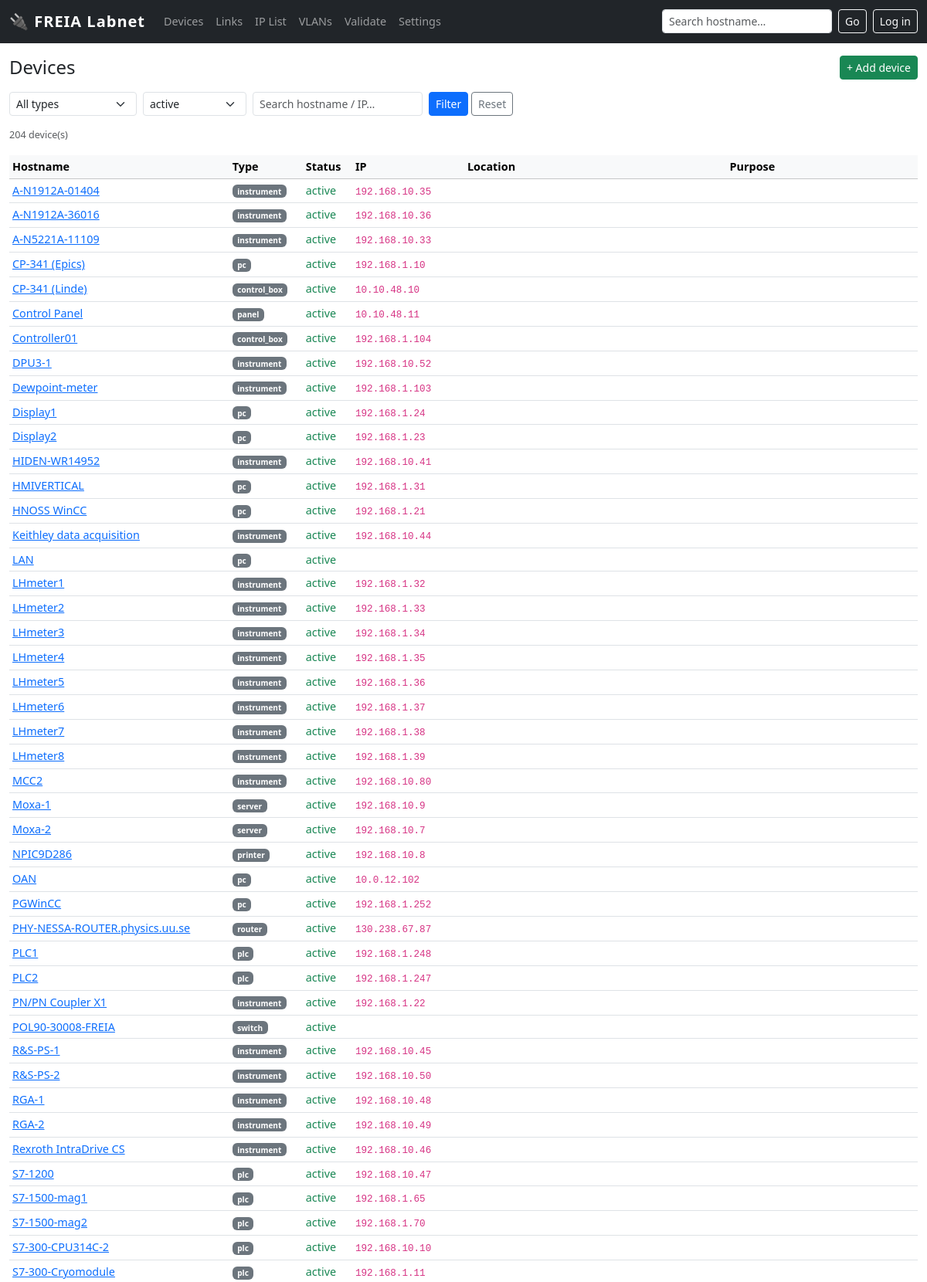
/devices (upper part), run on the app's committed database.
### tables this page shows
CREATE TABLE "device" (
    id INTEGER PRIMARY KEY,
    hostname TEXT UNIQUE,
    kind TEXT NOT NULL,
    vendor_model TEXT,
    os TEXT,
    serial TEXT,
    location_id INTEGER REFERENCES location(id),
    owner TEXT,
    purpose TEXT,
    status TEXT NOT NULL DEFAULT 'active' CHECK(status IN (
        'active','spare','loan','disconnected','retired','planned'
    )),
    notes TEXT,
    vm_host_id INTEGER REFERENCES device(id)
);

### app.py (the view)
@app.route('/devices')
def devices():
    kind   = request.args.get('kind', '')
    status = request.args.get('status', 'active')
    q      = request.args.get('q', '').strip()
    sql = """
        SELECT d.id, d.hostname, d.kind, d.status, d.purpose,
               l.name as location,
               (SELECT i.ip FROM iface i WHERE i.device_id=d.id AND i.ip IS NOT NULL AND i.ip != ''
                ORDER BY i.kind='nic' DESC, i.id LIMIT 1) as ip
        FROM device d LEFT JOIN location l ON l.id = d.location_id
        WHERE 1=1
    """
    args = []
    if kind:
        sql += " AND d.kind = ?"; args.append(kind)
    if status:
        sql += " AND d.status = ?"; args.append(status)
    if q:
        sql += """ AND (d.hostname LIKE ? OR d.purpose LIKE ? OR d.notes LIKE ?
                       OR EXISTS (SELECT 1 FROM iface WHERE device_id=d.id AND ip LIKE ?)
                       OR EXISTS (SELECT 1 FROM iface WHERE device_id=d.id AND mac LIKE ?))"""
        args += [f'%{q}%', f'%{q}%', f'%{q}%', f'%{q}%', f'%{q}%']
    sql += " ORDER BY d.hostname"
    devs = query(sql, args)
    return render_template('devices.html', devices=devs,
        kinds=device_kinds(), statuses=device_statuses(),
        sel_kind=kind, sel_status=status, q=q)

### app.py (called while the page is built)
@app.before_request
def _require_login_for_writes():
    if not _AUTH_HASH:
        return                            # no password set → open (dev mode)
    if request.endpoint in ('login', 'logout', 'static'):
        return
    if request.method == 'POST' and not current_user.is_authenticated:
        flash('Please log in to make changes.', 'warning')
        return redirect(url_for('login'))

def get_enum(category):
    try:
        rows = query("SELECT value FROM enum_value WHERE category=? ORDER BY value", (category,))
        return [r['value'] for r in rows]
    except Exception:
        return []

def device_kinds():    return get_enum('device_kind')

def device_statuses(): return get_enum('device_status')

def get_db():
    db = getattr(g, '_database', None)
    if db is None:
        db = g._database = sqlite3.connect(LABNET_PATH)
        db.row_factory = sqlite3.Row
        db.execute('PRAGMA foreign_keys = ON')
    return db

def query(sql, args=(), one=False):
    cur = get_db().execute(sql, args)
    rv = cur.fetchall()
    return (rv[0] if rv else None) if one else rv

### templates/devices.html (shortened to what this page needs)
{% extends "base.html" %}
{% block content %}
<div class="d-flex justify-content-between align-items-center mb-3">
  <h4 class="mb-0">Devices</h4>
  <button class="btn btn-sm btn-success" type="button"
          data-bs-toggle="collapse" data-bs-target="#add-device-form">
    + Add device
  </button>
</div>
<form class="row g-2 mb-3" method="get">
  <div class="col-auto">
    <select name="kind" class="form-select form-select-sm">
      <option value="">All types</option>
    </select>
  </div>
  <div class="col-auto">
    <select name="status" class="form-select form-select-sm">
      {% for s in statuses %}
      <option value="{{ s }}" {% if s == sel_status %}selected{% endif %}>{{ s }}</option>
      {% endfor %}
    </select>
  </div>
  <div class="col-auto">
    <input type="text" name="q" class="form-control form-control-sm"
           placeholder="Search hostname / IP…" value="{{ q }}">
  </div>
  <div class="col-auto">
    <button class="btn btn-sm btn-primary" type="submit">Filter</button>
    <a href="/devices" class="btn btn-sm btn-outline-secondary">Reset</a>
  </div>
</form>
<p class="text-muted small">{{ devices|length }} device(s)</p>
<table class="table table-sm table-hover">
  <thead class="table-light">
    <tr>
      <th>Hostname</th><th>Type</th><th>Status</th><th>IP</th><th>Location</th><th>Purpose</th>
    </tr>
  </thead>
  <tbody>
    {% for d in devices %}
    <tr>
      <td><a href="/device/{{ d['id'] }}">{{ d['hostname'] }}</a></td>
      <td><span class="badge bg-secondary kind-badge">{{ d['kind'] }}</span></td>
      <td>
        {% if d['status'] == 'active' %}<span class="text-success">active</span>
        {% elif d['status'] == 'retired' %}<span class="text-muted">retired</span>
        {% elif d['status'] == 'disconnected' %}<span class="text-warning">disconnected</span>
        {% else %}{{ d['status'] }}{% endif %}
      </td>
      <td>{% if d['ip'] %}<code class="small">{{ d['ip'] }}</code>{% endif %}</td>
      <td>{{ d['location'] or '' }}</td>
      <td class="text-muted">{{ d['purpose'] or '' }}</td>
    </tr>
    {% else %}
    <tr><td colspan="6" class="text-center text-muted">No devices found</td></tr>
    {% endfor %}
  </tbody>
</table>
{% endblock %}

### templates/base.html (style rules this page uses)
body { font-size: .9rem; }
.kind-badge { font-size: .7em; vertical-align: middle; }

### data on the page
device: hostname "A-N1912A-01404", kind "instrument", status "active", ip "192.168.10.35"
device: hostname "A-N1912A-36016", kind "instrument", status "active", ip "192.168.10.36"
device: hostname "A-N5221A-11109", kind "instrument", status "active", ip "192.168.10.33"
device: hostname "CP-341 (Epics)", kind "pc", status "active", ip "192.168.1.10"
device: hostname "CP-341 (Linde)", kind "control_box", status "active", ip "10.10.48.10"
device: hostname "Control Panel", kind "panel", status "active", ip "10.10.48.11"
device: hostname "Controller01", kind "control_box", status "active", ip "192.168.1.104"
device: hostname "DPU3-1", kind "instrument", status "active", ip "192.168.10.52"
device: hostname "Dewpoint-meter", kind "instrument", status "active", ip "192.168.1.103"
device: hostname "Display1", kind "pc", status "active", ip "192.168.1.24"
device: hostname "Display2", kind "pc", status "active", ip "192.168.1.23"
device: hostname "HIDEN-WR14952", kind "instrument", status "active", ip "192.168.10.41"
device: hostname "HMIVERTICAL", kind "pc", status "active", ip "192.168.1.31"
device: hostname "HNOSS WinCC", kind "pc", status "active", ip "192.168.1.21"
device: hostname "Keithley data acquisition", kind "instrument", status "active", ip "192.168.10.44"
device: hostname "LAN", kind "pc", status "active"
device: hostname "LHmeter1", kind "instrument", status "active", ip "192.168.1.32"
device: hostname "LHmeter2", kind "instrument", status "active", ip "192.168.1.33"
device: hostname "LHmeter3", kind "instrument", status "active", ip "192.168.1.34"
device: hostname "LHmeter4", kind "instrument", status "active", ip "192.168.1.35"
device: hostname "LHmeter5", kind "instrument", status "active", ip "192.168.1.36"
device: hostname "LHmeter6", kind "instrument", status "active", ip "192.168.1.37"
device: hostname "LHmeter7", kind "instrument", status "active", ip "192.168.1.38"
device: hostname "LHmeter8", kind "instrument", status "active", ip "192.168.1.39"
device: hostname "MCC2", kind "instrument", status "active", ip "192.168.10.80"
device: hostname "Moxa-1", kind "server", status "active", ip "192.168.10.9"
device: hostname "Moxa-2", kind "server", status "active", ip "192.168.10.7"
device: hostname "NPIC9D286", kind "printer", status "active", ip "192.168.10.8"
device: hostname "OAN", kind "pc", status "active", ip "10.0.12.102"
device: hostname "PGWinCC", kind "pc", status "active", ip "192.168.1.252"
device: hostname "PHY-NESSA-ROUTER.physics.uu.se", kind "router", status "active", ip "130.238.67.87"
device: hostname "PLC1", kind "plc", status "active", ip "192.168.1.248"
device: hostname "PLC2", kind "plc", status "active", ip "192.168.1.247"
device: hostname "PN/PN Coupler X1", kind "instrument", status "active", ip "192.168.1.22"
device: hostname "POL90-30008-FREIA", kind "switch", status "active"
device: hostname "R&S-PS-1", kind "instrument", status "active", ip "192.168.10.45"
device: hostname "R&S-PS-2", kind "instrument", status "active", ip "192.168.10.50"
device: hostname "RGA-1", kind "instrument", status "active", ip "192.168.10.48"
device: hostname "RGA-2", kind "instrument", status "active", ip "192.168.10.49"
device: hostname "Rexroth IntraDrive CS", kind "instrument", status "active", ip "192.168.10.46"
device: hostname "S7-1200", kind "plc", status "active", ip "192.168.10.47"
device: hostname "S7-1500-mag1", kind "plc", status "active", ip "192.168.1.65"
device: hostname "S7-1500-mag2", kind "plc", status "active", ip "192.168.1.70"
device: hostname "S7-300-CPU314C-2", kind "plc", status "active", ip "192.168.10.10"
device: hostname "S7-300-Cryomodule", kind "plc", status "active", ip "192.168.1.11"

### other printed values
{{ devices|length }} "204"
form field status "active"
